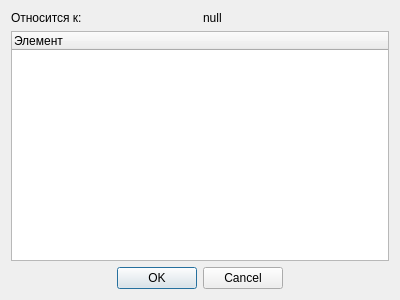
<?xml version="1.0" encoding="UTF-8"?>
<ui version="4.0">
 <class>RuleItemAppendDialog</class>
 <widget class="QDialog" name="RuleItemAppendDialog">
  <property name="geometry">
   <rect>
    <x>0</x>
    <y>0</y>
    <width>400</width>
    <height>300</height>
   </rect>
  </property>
  <property name="windowTitle">
   <string>Добавить</string>
  </property>
  <layout class="QGridLayout" name="gridLayout">
   <item row="0" column="1">
    <widget class="QLabel" name="lblParent">
     <property name="text">
      <string>null</string>
     </property>
    </widget>
   </item>
   <item row="2" column="0" colspan="2">
    <widget class="QDialogButtonBox" name="buttonBox">
     <property name="orientation">
      <enum>Qt::Horizontal</enum>
     </property>
     <property name="standardButtons">
      <set>QDialogButtonBox::Cancel|QDialogButtonBox::Ok</set>
     </property>
     <property name="centerButtons">
      <bool>true</bool>
     </property>
    </widget>
   </item>
   <item row="0" column="0">
    <widget class="QLabel" name="label">
     <property name="text">
      <string>Относится к:</string>
     </property>
    </widget>
   </item>
   <item row="1" column="0" colspan="2">
    <widget class="QTreeWidget" name="treeElementSelect">
     <column>
      <property name="text">
       <string>Элемент</string>
      </property>
     </column>
    </widget>
   </item>
  </layout>
 </widget>
 <resources/>
 <connections>
  <connection>
   <sender>buttonBox</sender>
   <signal>accepted()</signal>
   <receiver>RuleItemAppendDialog</receiver>
   <slot>accept()</slot>
   <hints>
    <hint type="sourcelabel">
     <x>248</x>
     <y>254</y>
    </hint>
    <hint type="destinationlabel">
     <x>157</x>
     <y>274</y>
    </hint>
   </hints>
  </connection>
  <connection>
   <sender>buttonBox</sender>
   <signal>rejected()</signal>
   <receiver>RuleItemAppendDialog</receiver>
   <slot>reject()</slot>
   <hints>
    <hint type="sourcelabel">
     <x>316</x>
     <y>260</y>
    </hint>
    <hint type="destinationlabel">
     <x>286</x>
     <y>274</y>
    </hint>
   </hints>
  </connection>
 </connections>
</ui>
